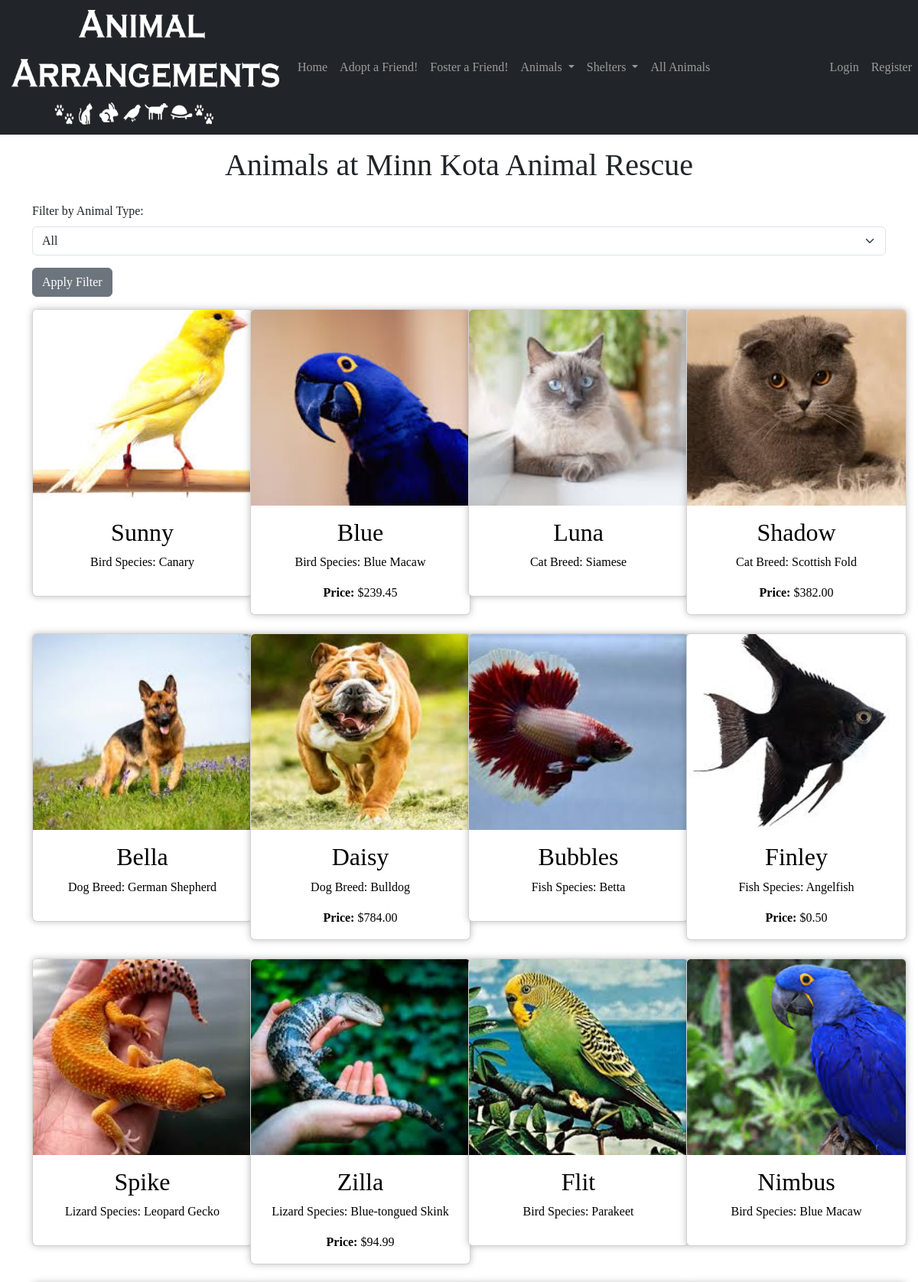
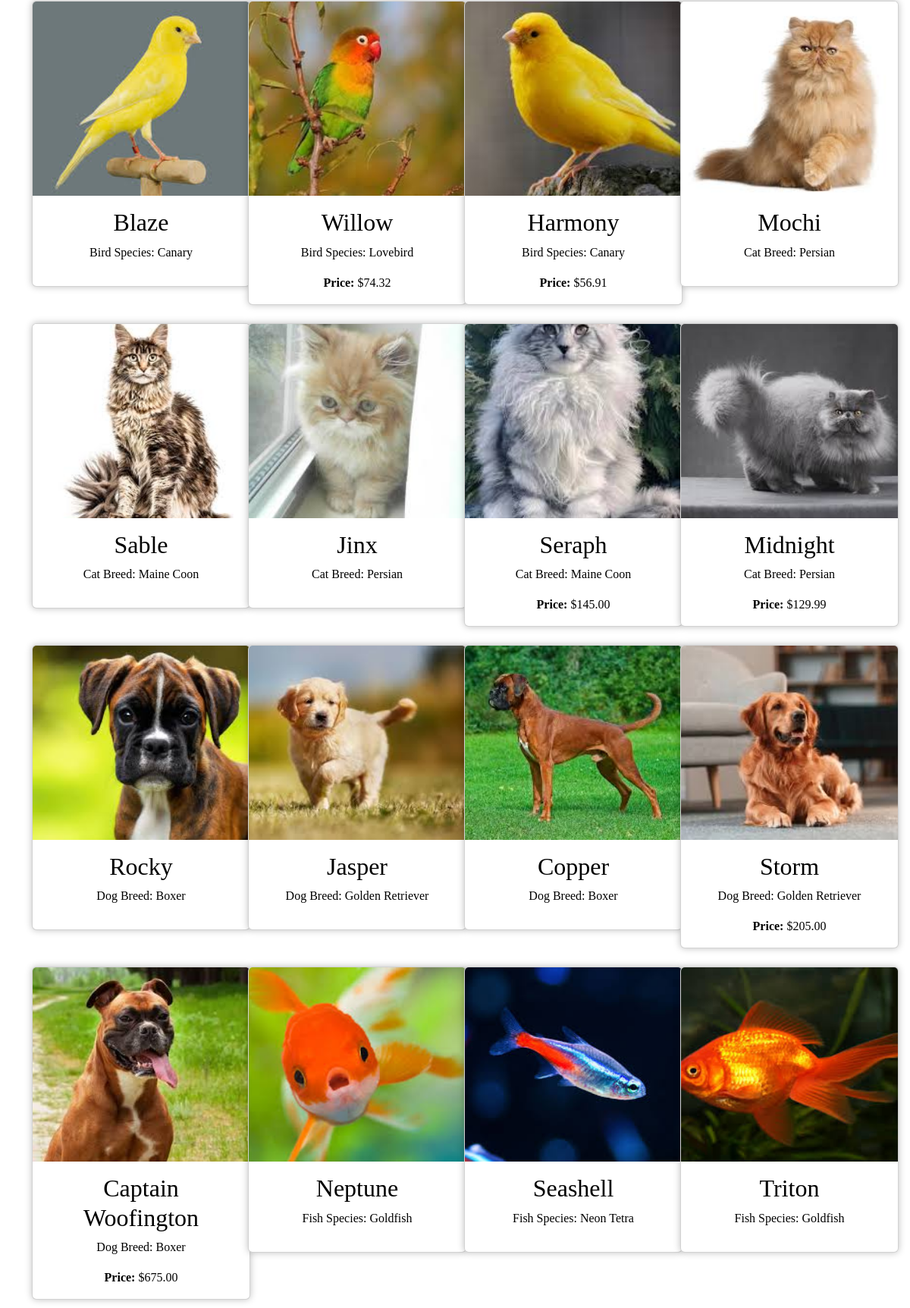
The app's page /filter_minn_kota/ (upper part) with its own data (2 pictures, top to bottom).
### animal_adoption_app/models.py (models this page shows, shortened)
class Animal(models.Model):
    id = models.AutoField(primary_key=True)
    name = models.CharField(max_length=100, unique=True)
    price = models.DecimalField(max_digits=10, decimal_places=2)
    fosterable = models.BooleanField(default=False)
    image_path = models.CharField(max_length=255, blank=True, null=True)
    SHELTER_CHOICES = [
        ('Homeward Animal Shelter', 'Homeward Animal Shelter'),
        ('Cats Cradle Shelter Inc', 'Cats Cradle Shelter Inc'),
        ('Minn-Kota PAAWS', 'Minn-Kota PAAWS'),
    ]
    shelter = models.CharField(max_length=100, choices=SHELTER_CHOICES)

class Bird(models.Model):
    animal = models.OneToOneField(Animal, on_delete=models.CASCADE, primary_key=True)
    species = models.CharField(max_length=100)
    age = models.IntegerField()
    wingspan = models.IntegerField()

class Cat(models.Model):
    animal = models.OneToOneField(Animal, on_delete=models.CASCADE, primary_key=True)
    breed = models.CharField(max_length=100)
    weight = models.DecimalField(max_digits=5, decimal_places=2)
    age = models.IntegerField()
    personality = models.TextField()
    up_to_date_on_vaccines = models.BooleanField(default=False)

class Dog(models.Model):
    animal = models.OneToOneField(Animal, on_delete=models.CASCADE, primary_key=True)
    breed = models.CharField(max_length=100)
    weight = models.DecimalField(max_digits=5, decimal_places=2)
    age = models.IntegerField()
    personality = models.TextField()
    up_to_date_on_vaccines = models.BooleanField(default=False)

class Fish(models.Model):
    animal = models.OneToOneField(Animal, on_delete=models.CASCADE, primary_key=True)
    species = models.CharField(max_length=100)
    length = models.DecimalField(max_digits=5, decimal_places=2)
    food = models.CharField(max_length=100)

class Lizard(models.Model):
    animal = models.OneToOneField(Animal, on_delete=models.CASCADE, primary_key=True)
    species = models.CharField(max_length=100)
    age = models.IntegerField()
    temperature = models.IntegerField()

### animal_adoption_app/views.py (the view)
# urls.py: path('filter_minn_kota/', views.filter_minn_kota, name='filter_minn_kota'),
def filter_minn_kota(request):
    animals = Animal.objects.filter(shelter='Minn-Kota PAAWS')
    selected_animal_type = request.GET.get('animal_type')
    filtered_animals = []
    for animal in animals:
        if hasattr(animal, 'dog'):
            animal_type = 'dog'
        elif hasattr(animal, 'cat'):
            animal_type = 'cat'
        elif hasattr(animal, 'lizard'):
            animal_type = 'lizard'
        elif hasattr(animal, 'bird'):
            animal_type = 'bird'
        elif hasattr(animal, 'fish'):
            animal_type = 'fish'
        else:
            animal_type = 'unknown'
        if selected_animal_type and animal_type != selected_animal_type:
            continue
        filtered_animals.append((animal, animal_type))
    context = {
        'minn_kota_animals': filtered_animals,
        'selected_animal_type': selected_animal_type
    }
    return render(request, 'animal_adoption_app/minn_kota.html', context)

### templates/animal_adoption_app/minn_kota.html (shortened to what this page needs)
<!DOCTYPE html>
<html lang="en">
<head>
    <link href="https://cdn.jsdelivr.net/npm/bootstrap@5.3.3/dist/css/bootstrap.min.css" rel="stylesheet">
</head>
<body>
    {% load static %}
    {% include "navbar.html" %}
    <h1 class="text-center mt-3 mb-4">Animals at Minn Kota Animal Rescue</h1>
    <div class="container">
        <form action="{% url 'filter_minn_kota' %}" method="GET">
            <div class="mb-3">
                <label for="animalType" class="form-label">Filter by Animal Type:</label>
                <select class="form-select" id="animalType" name="animal_type">
                    <option value="">All</option>
                </select>
            </div>
            <button type="submit" class="btn btn-secondary mb-3">Apply Filter</button>
        </form>
        <div class="row row-cols-1 row-cols-md-2 row-cols-lg-3 row-cols-xl-4">
            {% for animal_tuple in minn_kota_animals %}
                {% with animal=animal_tuple.0 animal_type=animal_tuple.1 %}
                    <div class="col mb-4 text-center">
                        <div class="card" style="width: 18rem;">
                            {% if animal.id %}
                                <a href="{% url 'animal_detail' animal.id %}" class="card-link">
                            {% endif %}
                                {% if animal.image_path %}
                                    <img class="card-img-top" src="{% static animal.image_path %}" alt="{{ animal.name }} Image" alt="Card image cap">
                                {% endif %}
                                <div class="card-body">
                                    <h2>{{ animal.name }}</h2>
                                    <p>
                                        {% if animal.cat %}
                                            Cat Breed: {{ animal.cat.breed }}
                                        {% elif animal.dog %}
                                            Dog Breed: {{ animal.dog.breed }}
                                        {% elif animal.lizard %}
                                            Lizard Species: {{ animal.lizard.species }}
                                        {% elif animal.bird %}
                                            Bird Species: {{ animal.bird.species }}
                                        {% elif animal.fish %}
                                            Fish Species: {{ animal.fish.species }}
                                        {% else %}
                                            Unknown
                                        {% endif %}
                                    </p>
                                    {% if not animal.fosterable %}
                                        <p class="card-text"><strong>Price:</strong> ${{ animal.price }}</p>
                                    {% endif %}
                                </div>
                            </a>
                        </div>
                    </div>
                {% endwith %}
            {% endfor %}
        </div>
    </div>
    {% include "footer.html" %}
</body>
</html>

### templates/animal_adoption_app/minn_kota.html (style rules this page uses)
body { font-family: 'Comic Sans MS', cursive; background-color: #f4f4f4; }
.card-img-top { height: 16rem; object-fit: cover; }
.card { box-shadow: 0 0 10px rgba(0, 0, 0, 0.25); }
.card-link { text-decoration: none; }
.card-body h2, .card-body p { color: black; }

### animal_adoption_app/templates/navbar.html (style rules this page uses)
body { font-family: 'Comic Sans MS', cursive; }

### animal_adoption_app/templates/footer.html (style rules this page uses)
body { font-family: 'Comic Sans MS', cursive; }

### records on screen
Animal: image_path (picture), name "Sunny", species "Canary"
Animal: image_path (picture), name "Blue", species "Blue Macaw", price "239.45"
Animal: image_path (picture), name "Luna", breed "Siamese"
Animal: image_path (picture), name "Shadow", breed "Scottish Fold", price "382.00"
Animal: image_path (picture), name "Bella", breed "German Shepherd"
Animal: image_path (picture), name "Daisy", breed "Bulldog", price "784.00"
Animal: image_path (picture), name "Bubbles", species "Betta"
Animal: image_path (picture), name "Finley", species "Angelfish", price "0.50"
Animal: image_path (picture), name "Spike", species "Leopard Gecko"
Animal: image_path (picture), name "Zilla", species "Blue-tongued Skink", price "94.99"
Animal: image_path (picture), name "Flit", species "Parakeet"
Animal: image_path (picture), name "Nimbus", species "Blue Macaw"
Animal: image_path (picture), name "Blaze", species "Canary"
Animal: image_path (picture), name "Willow", species "Lovebird", price "74.32"
Animal: image_path (picture), name "Harmony", species "Canary", price "56.91"
Animal: image_path (picture), name "Mochi", breed "Persian"
Animal: image_path (picture), name "Sable", breed "Maine Coon"
Animal: image_path (picture), name "Jinx", breed "Persian"
Animal: image_path (picture), name "Seraph", breed "Maine Coon", price "145.00"
Animal: image_path (picture), name "Midnight", breed "Persian", price "129.99"
Animal: image_path (picture), name "Rocky", breed "Boxer"
Animal: image_path (picture), name "Jasper", breed "Golden Retriever"
Animal: image_path (picture), name "Copper", breed "Boxer"
Animal: image_path (picture), name "Storm", breed "Golden Retriever", price "205.00"
Animal: image_path (picture), name "Captain Woofington", breed "Boxer", price "675.00"
Animal: image_path (picture), name "Neptune", species "Goldfish"
Animal: image_path (picture), name "Seashell", species "Neon Tetra"
Animal: image_path (picture), name "Triton", species "Goldfish"
